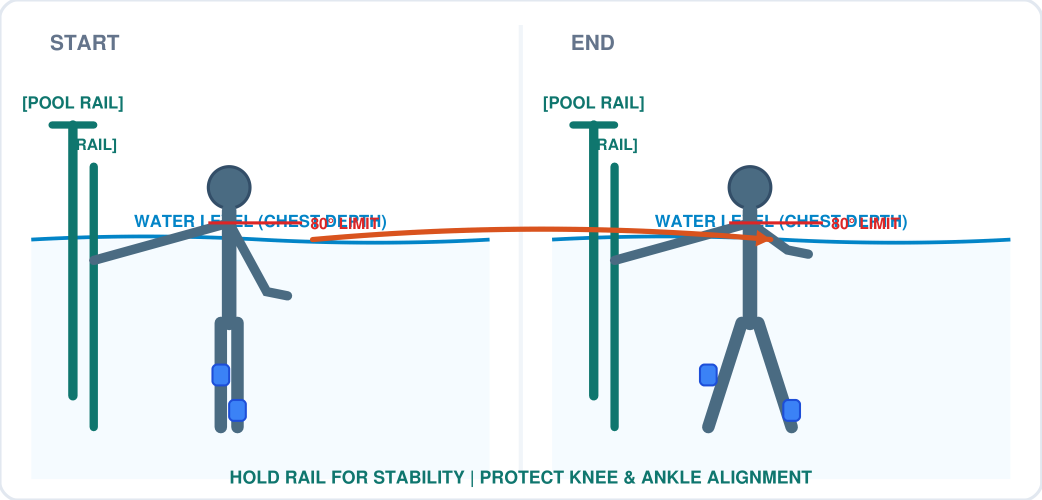
#> input picture clinical_exercise_library/images/aqua-cooldown-walking.png, 2084 x 1000 px, given in place of cervical_neck_mobility.jpg, which was not available (shown at 1/2 size)
$ python deploy_exercise_assets.py
#> lines starting #> are read from the running program, lines starting #| are printed output that depends on the picture; pictures that were not available may be replaced by others from this repository, and a replacement may not be noted
import os
import shutil
from PIL import Image

exercises_dir = "dashboard/public/exercises"
os.makedirs(exercises_dir, exist_ok=True)

# 1. Copy key clinical library illustrations into dashboard/public/exercises/
clinical_images_dir = "clinical_exercise_library/images"
library_assets = [
    "supported-sphinx-micro-lifts.svg", "supported-sphinx-micro-lifts.png",
    "supine-strap-hamstring-calf.svg", "supine-strap-hamstring-calf.png",
    "supported-bridge-block.svg", "supported-bridge-block.png",
    "legs-elevated-relaxation.svg", "legs-elevated-relaxation.png",
    "constructive-rest.svg", "constructive-rest.png",
    "thread-the-needle-modified.svg", "thread-the-needle-modified.png",
    "open-book-thoracic.svg", "open-book-thoracic.png",
    "supine-figure-four-strap.svg", "supine-figure-four-strap.png",
    "glute-bridges.svg", "glute-bridges.png",
    "pelvic-tilts-transverse-holds.svg", "pelvic-tilts-transverse-holds.png",
    "supported-childs-pose-bolster.svg", "supported-childs-pose-bolster.png",
    "supine-single-knee-to-chest.svg", "supine-single-knee-to-chest.png",
    "acupressure-mat-bolster-wind-down.svg", "acupressure-mat-bolster-wind-down.png",
    "diaphragmatic-breathing.svg", "diaphragmatic-breathing.png"
]

for asset in library_assets:
    src = os.path.join(clinical_images_dir, asset)
    dst = os.path.join(exercises_dir, asset)
    if os.path.exists(src):
        shutil.copy2(src, dst)
print("Copied clinical exercise library assets into dashboard/public/exercises/")

# 2. Crop multi-panel posters into dedicated single-exercise graphics
cervical_img = Image.open("dashboard/public/exercises/cervical_neck_mobility.jpg")
#> cervical_img is the input picture: PIL image 2084x1000 RGB; mean R, G, B 235.4, 241.9, 244.8
cervical_img.crop((180, 80, 560, 740)).save(os.path.join(exercises_dir, "cervical_chin_tuck.jpg"), quality=95)
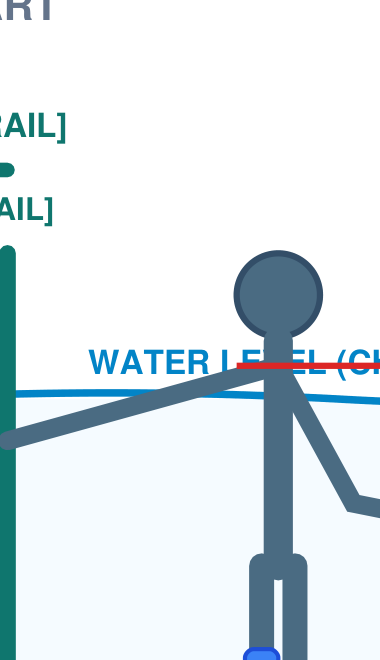
#> saved as cervical_chin_tuck.jpg: PIL image 380x660 RGB; mean R, G, B 220.9, 231, 235.7
cervical_img.crop((570, 80, 960, 740)).save(os.path.join(exercises_dir, "cervical_lateral_ear_shoulder.jpg"), quality=95)
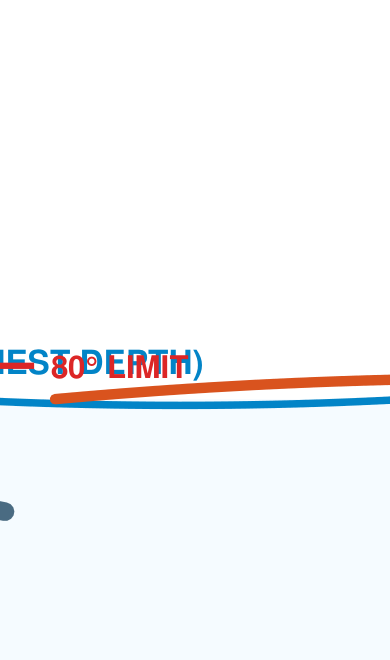
#> saved as cervical_lateral_ear_shoulder.jpg: PIL image 390x660 RGB; mean R, G, B 245.7, 247.4, 249.5
cervical_img.crop((970, 80, 1360, 740)).save(os.path.join(exercises_dir, "cervical_shoulder_shrug.jpg"), quality=95)
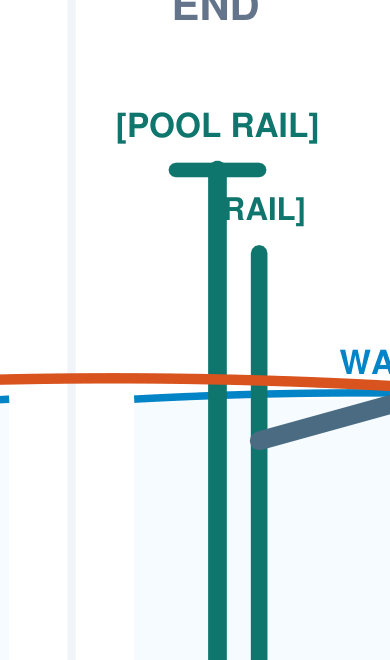
#> saved as cervical_shoulder_shrug.jpg: PIL image 390x660 RGB; mean R, G, B 228.8, 237.6, 238

thoracic_img = Image.open("dashboard/public/exercises/thoracic_spine_mobility.jpg")
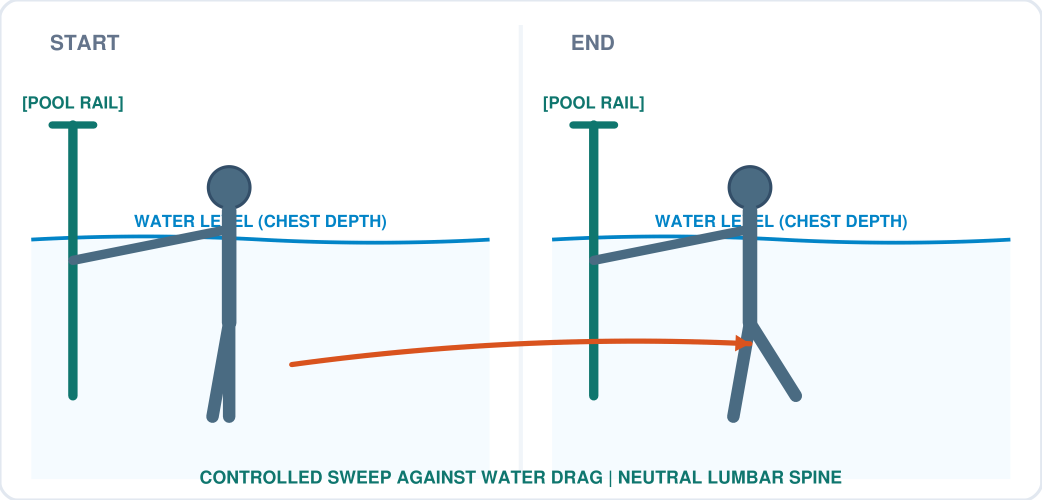
#> input picture clinical_exercise_library/images/aqua-warmup-gait.png, 2084 x 1000 px, given in place of thoracic_spine_mobility.jpg, which was not available (shown at 1/2 size)
#> thoracic_img is the input picture: PIL image 2084x1000 RGB; mean R, G, B 238.2, 244.2, 246.8
thoracic_img.crop((260, 120, 730, 440)).save(os.path.join(exercises_dir, "thoracic_thread_needle.jpg"), quality=95)
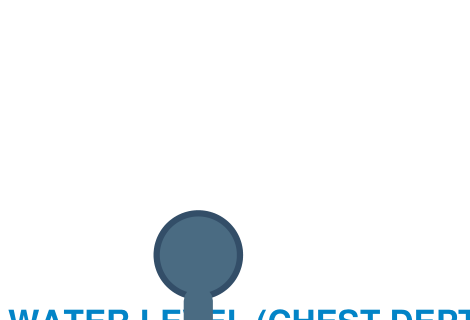
#> saved as thoracic_thread_needle.jpg: PIL image 470x320 RGB; mean R, G, B 243.2, 246.3, 248.3
thoracic_img.crop((740, 120, 1320, 440)).save(os.path.join(exercises_dir, "thoracic_supine_twist.jpg"), quality=95)
thoracic_img.crop((260, 440, 730, 760)).save(os.path.join(exercises_dir, "thoracic_cactus_expansion.jpg"), quality=95)
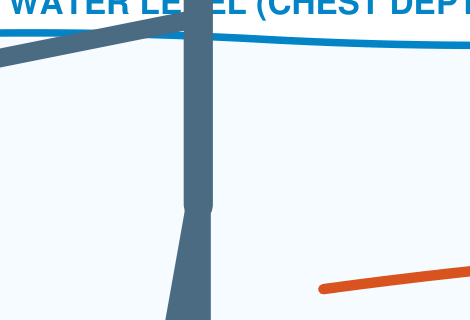
#> saved as thoracic_cactus_expansion.jpg: PIL image 470x320 RGB; mean R, G, B 221.6, 232.4, 239.4

core_img = Image.open("dashboard/public/lumbar_core_routine.jpg")
core_img.crop((740, 120, 1320, 440)).save(os.path.join(exercises_dir, "core_cat_cow.jpg"), quality=95)
core_img.crop((260, 440, 730, 760)).save(os.path.join(exercises_dir, "core_bird_dog.jpg"), quality=95)
core_img.crop((740, 440, 1320, 760)).save(os.path.join(exercises_dir, "core_dead_bug.jpg"), quality=95)
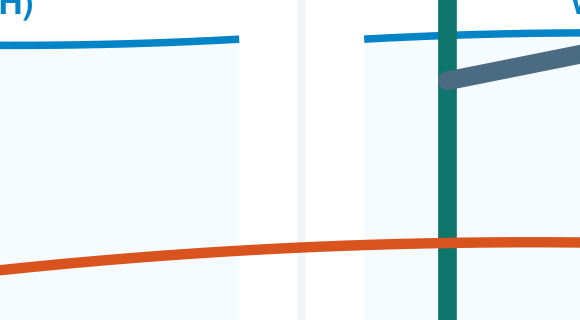
#> saved as core_dead_bug.jpg: PIL image 580x320 RGB; mean R, G, B 232.8, 238.2, 240.4

#> (the run stopped early here; a loop or call above may not have finished)
